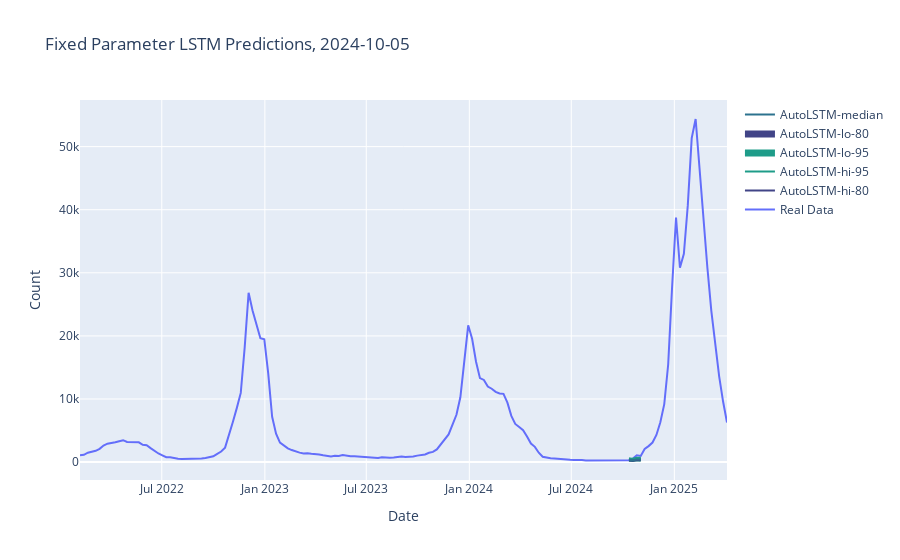
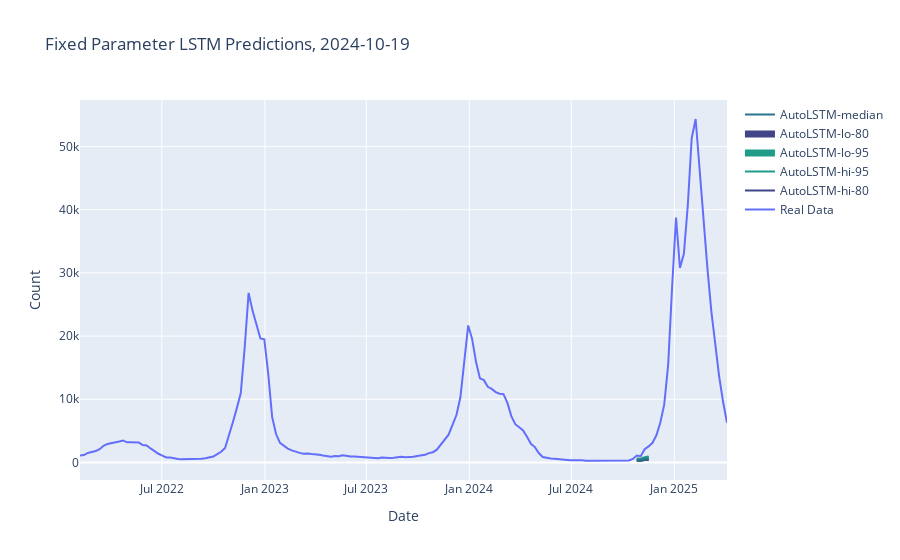
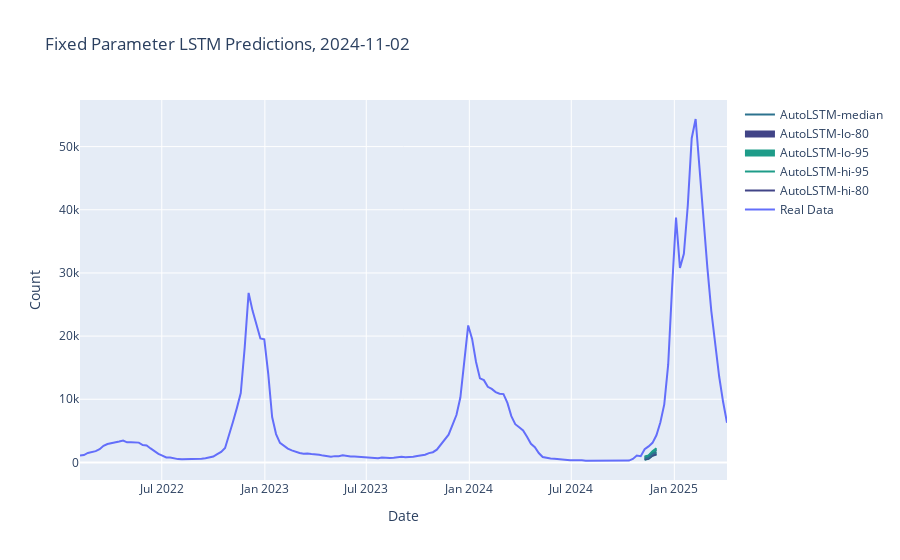
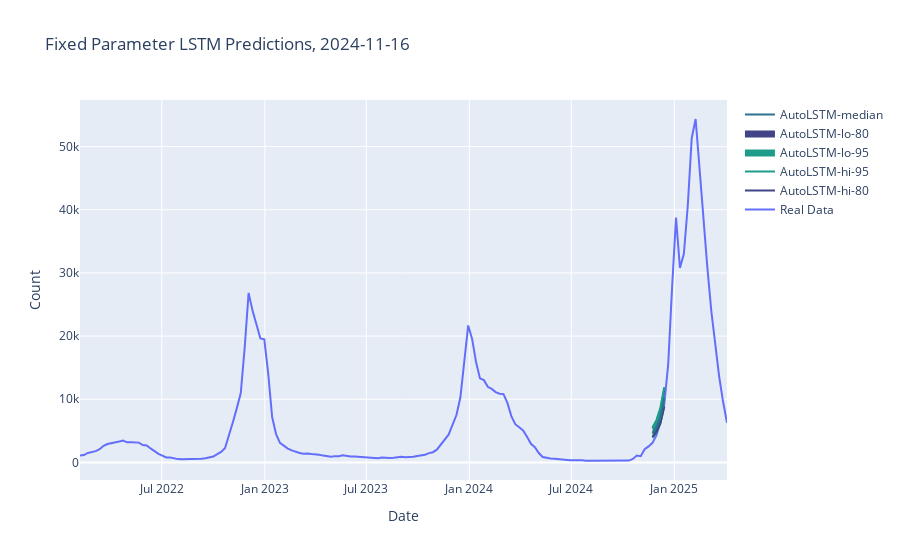

The notebook cell these images were saved under, in order:
### Code cell
Processor.create_graph()

### Figure 1 — Plotly figure (JSON) as saved in the notebook; plotly's stock layout.template omitted (floating-point values rounded to 4 significant figures; data arrays with more than 128 entries replaced by an {"elided": "..."} marker saying what was removed)
{"data": [{"mode": "lines", "name": "Real Data", "type": "scatter", "x": {"elided": "166 str values"}, "y": {"elided": "166 int values"}}, {"line": {"color": "#414487"}, "mode": "lines", "name": "AutoLSTM-hi-80", "type": "scatter", "x": ["2024-10-12T00:00:00", "2024-10-19T00:00:00", "2024-10-26T00:00:00", "2024-11-02T00:00:00"], "y": [515.4, 452.5, 581.2, 570.4]}, {"line": {"color": "#1e9c89"}, "mode": "lines", "name": "AutoLSTM-hi-95", "type": "scatter", "x": ["2024-10-12T00:00:00", "2024-10-19T00:00:00", "2024-10-26T00:00:00", "2024-11-02T00:00:00"], "y": [560.9, 520.6, 675.4, 688.1]}, {"fill": "tonexty", "fillcolor": "#1e9c89", "line": {"color": "#1e9c89"}, "mode": "lines", "name": "AutoLSTM-lo-95", "type": "scatter", "x": ["2024-10-12T00:00:00", "2024-10-19T00:00:00", "2024-10-26T00:00:00", "2024-11-02T00:00:00"], "y": [198.0, 175.7, 285.6, 229.4]}, {"fill": "tonexty", "fillcolor": "#414487", "line": {"color": "#414487"}, "mode": "lines", "name": "AutoLSTM-lo-80", "type": "scatter", "x": ["2024-10-12T00:00:00", "2024-10-19T00:00:00", "2024-10-26T00:00:00", "2024-11-02T00:00:00"], "y": [239.6, 206.7, 309.9, 283.2]}, {"line": {"color": "#2c728e"}, "mode": "lines", "name": "AutoLSTM-median", "type": "scatter", "x": ["2024-10-12T00:00:00", "2024-10-19T00:00:00", "2024-10-26T00:00:00", "2024-11-02T00:00:00"], "y": [375.7, 310.5, 428.6, 394.0]}], "layout": {"autosize": true, "hovermode": "x", "title": {"text": "Fixed Parameter LSTM Predictions, 2024-10-05"}, "xaxis": {"autorange": true, "range": ["2022-02-05", "2025-04-05"], "title": {"text": "Date"}, "type": "date"}, "yaxis": {"autorange": true, "range": [-2835.0, 57390.0], "title": {"text": "Count"}, "type": "linear"}}}

### Figure 2 — Plotly figure (JSON) as saved in the notebook; plotly's stock layout.template omitted (floating-point values rounded to 4 significant figures; data arrays with more than 128 entries replaced by an {"elided": "..."} marker saying what was removed)
{"data": [{"mode": "lines", "name": "Real Data", "type": "scatter", "x": {"elided": "166 str values"}, "y": {"elided": "166 int values"}}, {"line": {"color": "#414487"}, "mode": "lines", "name": "AutoLSTM-hi-80", "type": "scatter", "x": ["2024-10-26T00:00:00", "2024-11-02T00:00:00", "2024-11-09T00:00:00", "2024-11-16T00:00:00"], "y": [555.4, 496.7, 709.3, 800.4]}, {"line": {"color": "#1e9c89"}, "mode": "lines", "name": "AutoLSTM-hi-95", "type": "scatter", "x": ["2024-10-26T00:00:00", "2024-11-02T00:00:00", "2024-11-09T00:00:00", "2024-11-16T00:00:00"], "y": [607.6, 575.8, 811.1, 943.6]}, {"fill": "tonexty", "fillcolor": "#1e9c89", "line": {"color": "#1e9c89"}, "mode": "lines", "name": "AutoLSTM-lo-95", "type": "scatter", "x": ["2024-10-26T00:00:00", "2024-11-02T00:00:00", "2024-11-09T00:00:00", "2024-11-16T00:00:00"], "y": [239.0, 220.3, 380.0, 380.8]}, {"fill": "tonexty", "fillcolor": "#414487", "line": {"color": "#414487"}, "mode": "lines", "name": "AutoLSTM-lo-80", "type": "scatter", "x": ["2024-10-26T00:00:00", "2024-11-02T00:00:00", "2024-11-09T00:00:00", "2024-11-16T00:00:00"], "y": [280.3, 248.9, 403.7, 436.1]}, {"line": {"color": "#2c728e"}, "mode": "lines", "name": "AutoLSTM-median", "type": "scatter", "x": ["2024-10-26T00:00:00", "2024-11-02T00:00:00", "2024-11-09T00:00:00", "2024-11-16T00:00:00"], "y": [415.2, 354.2, 525.6, 578.5]}], "layout": {"autosize": true, "hovermode": "x", "title": {"text": "Fixed Parameter LSTM Predictions, 2024-10-19"}, "xaxis": {"autorange": true, "range": ["2022-02-05", "2025-04-05"], "title": {"text": "Date"}, "type": "date"}, "yaxis": {"autorange": true, "range": [-2788.0, 57380.0], "title": {"text": "Count"}, "type": "linear"}}}

### Figure 3 — Plotly figure (JSON) as saved in the notebook; plotly's stock layout.template omitted (floating-point values rounded to 4 significant figures; data arrays with more than 128 entries replaced by an {"elided": "..."} marker saying what was removed)
{"data": [{"mode": "lines", "name": "Real Data", "type": "scatter", "x": {"elided": "166 str values"}, "y": {"elided": "166 int values"}}, {"line": {"color": "#414487"}, "mode": "lines", "name": "AutoLSTM-hi-80", "type": "scatter", "x": ["2024-11-09T00:00:00", "2024-11-16T00:00:00", "2024-11-23T00:00:00", "2024-11-30T00:00:00"], "y": [821.2, 978.4, 1656.0, 2013.0]}, {"line": {"color": "#1e9c89"}, "mode": "lines", "name": "AutoLSTM-hi-95", "type": "scatter", "x": ["2024-11-09T00:00:00", "2024-11-16T00:00:00", "2024-11-23T00:00:00", "2024-11-30T00:00:00"], "y": [936.2, 1098.0, 1763.0, 2252.0]}, {"fill": "tonexty", "fillcolor": "#1e9c89", "line": {"color": "#1e9c89"}, "mode": "lines", "name": "AutoLSTM-lo-95", "type": "scatter", "x": ["2024-11-09T00:00:00", "2024-11-16T00:00:00", "2024-11-23T00:00:00", "2024-11-30T00:00:00"], "y": [432.4, 565.2, 1048.0, 1231.0]}, {"fill": "tonexty", "fillcolor": "#414487", "line": {"color": "#414487"}, "mode": "lines", "name": "AutoLSTM-lo-80", "type": "scatter", "x": ["2024-11-09T00:00:00", "2024-11-16T00:00:00", "2024-11-23T00:00:00", "2024-11-30T00:00:00"], "y": [464.7, 590.6, 1100.0, 1288.0]}, {"line": {"color": "#2c728e"}, "mode": "lines", "name": "AutoLSTM-median", "type": "scatter", "x": ["2024-11-09T00:00:00", "2024-11-16T00:00:00", "2024-11-23T00:00:00", "2024-11-30T00:00:00"], "y": [632.5, 749.5, 1336.0, 1603.0]}], "layout": {"autosize": true, "hovermode": "x", "title": {"text": "Fixed Parameter LSTM Predictions, 2024-11-02"}, "xaxis": {"autorange": true, "range": ["2022-02-05", "2025-04-05"], "title": {"text": "Date"}, "type": "date"}, "yaxis": {"autorange": true, "range": [-2785.0, 57380.0], "title": {"text": "Count"}, "type": "linear"}}}

### Figure 4 — Plotly figure (JSON) as saved in the notebook; plotly's stock layout.template omitted (floating-point values rounded to 4 significant figures; data arrays with more than 128 entries replaced by an {"elided": "..."} marker saying what was removed)
{"data": [{"mode": "lines", "name": "Real Data", "type": "scatter", "x": {"elided": "166 str values"}, "y": {"elided": "166 int values"}}, {"line": {"color": "#414487"}, "mode": "lines", "name": "AutoLSTM-hi-80", "type": "scatter", "x": ["2024-11-23T00:00:00", "2024-11-30T00:00:00", "2024-12-07T00:00:00", "2024-12-14T00:00:00"], "y": [5403.0, 6443.0, 8239.0, 11500.0]}, {"line": {"color": "#1e9c89"}, "mode": "lines", "name": "AutoLSTM-hi-95", "type": "scatter", "x": ["2024-11-23T00:00:00", "2024-11-30T00:00:00", "2024-12-07T00:00:00", "2024-12-14T00:00:00"], "y": [5570.0, 6694.0, 8661.0, 11920.0]}, {"fill": "tonexty", "fillcolor": "#1e9c89", "line": {"color": "#1e9c89"}, "mode": "lines", "name": "AutoLSTM-lo-95", "type": "scatter", "x": ["2024-11-23T00:00:00", "2024-11-30T00:00:00", "2024-12-07T00:00:00", "2024-12-14T00:00:00"], "y": [3919.0, 4734.0, 6078.0, 8854.0]}, {"fill": "tonexty", "fillcolor": "#414487", "line": {"color": "#414487"}, "mode": "lines", "name": "AutoLSTM-lo-80", "type": "scatter", "x": ["2024-11-23T00:00:00", "2024-11-30T00:00:00", "2024-12-07T00:00:00", "2024-12-14T00:00:00"], "y": [4020.0, 4866.0, 6260.0, 8849.0]}, {"line": {"color": "#2c728e"}, "mode": "lines", "name": "AutoLSTM-median", "type": "scatter", "x": ["2024-11-23T00:00:00", "2024-11-30T00:00:00", "2024-12-07T00:00:00", "2024-12-14T00:00:00"], "y": [4640.0, 5546.0, 7125.0, 10130.0]}], "layout": {"autosize": true, "hovermode": "x", "title": {"text": "Fixed Parameter LSTM Predictions, 2024-11-16"}, "xaxis": {"autorange": true, "range": ["2022-02-05", "2025-04-05"], "title": {"text": "Date"}, "type": "date"}, "yaxis": {"autorange": true, "range": [-2785.0, 57380.0], "title": {"text": "Count"}, "type": "linear"}}}
